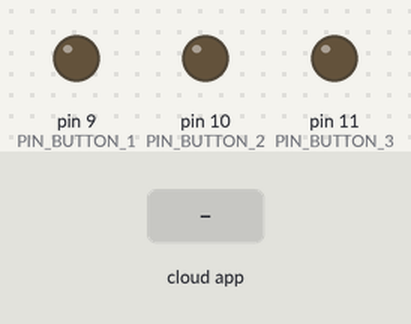
Bench run of a sketch on a simulated Arduino Mega 2560, built with avr-gcc and run on an emulated ATmega2560. Shown: output pins drawn as LEDs (lit = HIGH). The test bench sets the inputs (shaded band). The RemoteXY app is connected.

Above: at 1.2 s.
1.3 s: the phone or cloud app sets switch_1 to 1
At 2.1 s:
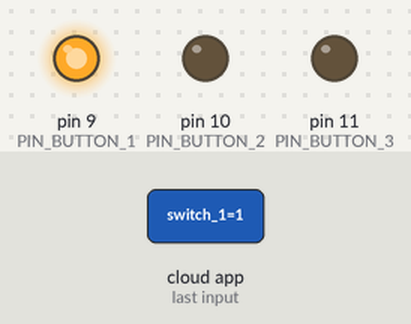
2.8 s: the phone or cloud app sets switch_2 to 1
At 3.7 s:
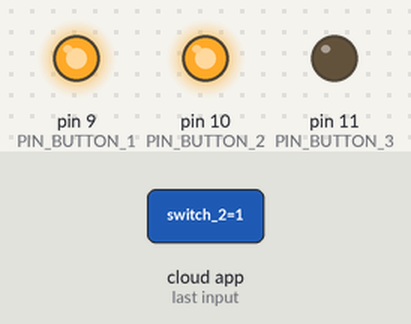
4.3 s: the phone or cloud app sets switch_3 to 1
At 5.4 s:
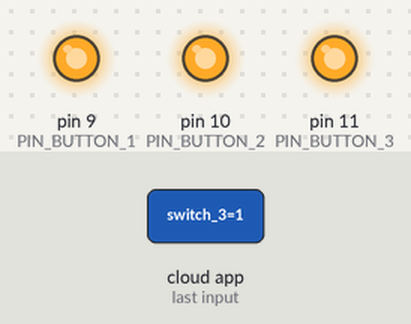
5.8 s: the phone or cloud app sets switch_1 to 0
At 6.3 s:
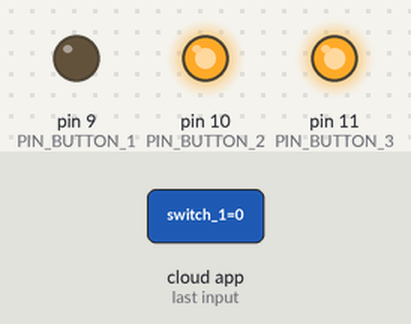
7.3 s: the phone or cloud app sets switch_2 to 0
At 7.9 s:
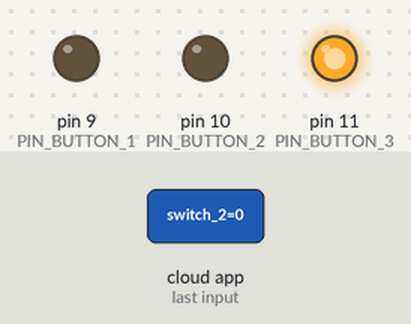
8.8 s: the phone or cloud app sets switch_3 to 0
At 9.7 s:
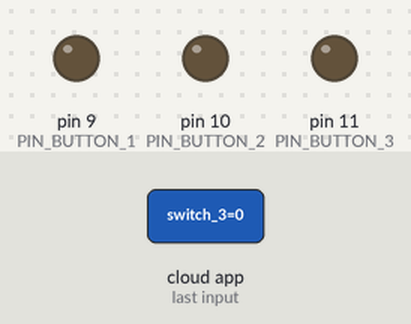
Timing chart, 0 to 11.3 s (numbered marks = the images above; inputs shaded):
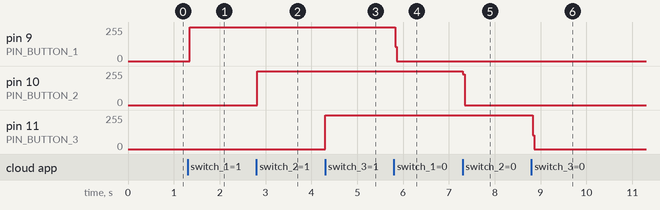

The sketch:

saka_devresi.ino
```cpp
// (licence header left out)
//////////////////////////////////////////////
//        RemoteXY include library          //
//////////////////////////////////////////////

// RemoteXY select connection mode and include library
#define REMOTEXY_MODE__ESP8266_HARDSERIAL_POINT

#include <RemoteXY.h>

// RemoteXY connection settings
#define REMOTEXY_SERIAL Serial1
#define REMOTEXY_SERIAL_SPEED 115200
#define REMOTEXY_WIFI_SSID "sakadevresi"
#define REMOTEXY_WIFI_PASSWORD "123456789"
#define REMOTEXY_SERVER_PORT 6377


// RemoteXY configurate
#pragma pack(push, 1)
uint8_t RemoteXY_CONF[] =
  { 255,6,0,0,0,84,0,11,13,0,
  1,0,28,10,12,12,2,31,88,0,
  2,0,55,11,22,11,2,26,31,31,
  79,78,0,79,70,70,0,1,0,29,
  27,12,12,2,31,88,0,2,0,55,
  26,22,11,2,26,31,31,79,78,0,
  79,70,70,0,1,0,30,43,12,12,
  2,31,88,0,2,0,55,43,22,11,
  2,26,31,31,79,78,0,79,70,70,
  0 };

// this structure defines all the variables and events of your control interface
struct {

    // input variables
  uint8_t button_1; // =1 if button pressed, else =0
  uint8_t switch_1; // =1 if switch ON and =0 if OFF
  uint8_t button_2; // =1 if button pressed, else =0
  uint8_t switch_2; // =1 if switch ON and =0 if OFF
  uint8_t button_3; // =1 if button pressed, else =0
  uint8_t switch_3; // =1 if switch ON and =0 if OFF

    // other variable
  uint8_t connect_flag;  // =1 if wire connected, else =0

} RemoteXY;
#pragma pack(pop)

/////////////////////////////////////////////
//           END RemoteXY include          //
/////////////////////////////////////////////

#define PIN_BUTTON_1 9
#define PIN_SWITCH_1 9
#define PIN_BUTTON_2 10
#define PIN_SWITCH_2 10
#define PIN_BUTTON_3 11
#define PIN_SWITCH_3 11


void setup()
{
  RemoteXY_Init ();

  pinMode (PIN_BUTTON_1, OUTPUT);
  pinMode (PIN_SWITCH_1, OUTPUT);
  pinMode (PIN_BUTTON_2, OUTPUT);
  pinMode (PIN_SWITCH_2, OUTPUT);
  pinMode (PIN_BUTTON_3, OUTPUT);
  pinMode (PIN_SWITCH_3, OUTPUT);

  // TODO you setup code

}

void loop()
{
  RemoteXY_Handler ();

  digitalWrite(PIN_BUTTON_1, (RemoteXY.button_1==0)?LOW:HIGH);
  digitalWrite(PIN_SWITCH_1, (RemoteXY.switch_1==0)?LOW:HIGH);
  digitalWrite(PIN_BUTTON_2, (RemoteXY.button_2==0)?LOW:HIGH);
  digitalWrite(PIN_SWITCH_2, (RemoteXY.switch_2==0)?LOW:HIGH);
  digitalWrite(PIN_BUTTON_3, (RemoteXY.button_3==0)?LOW:HIGH);
  digitalWrite(PIN_SWITCH_3, (RemoteXY.switch_3==0)?LOW:HIGH);

  // TODO you loop code
  // use the RemoteXY structure for data transfer
  // do not call delay()


}
```

Measured:
- after the input at 1.3 s, pin 9 (PIN_BUTTON_1): 0/255 → 254/255 at once
- after the input at 2.8 s, pin 10 (PIN_BUTTON_2): 0/255 → 254/255 at once
- after the input at 4.3 s, pin 11 (PIN_BUTTON_3): 0/255 → 255/255 at once
- after the input at 5.8 s, pin 9 (PIN_BUTTON_1): 254/255 → 0/255 at once
- after the input at 7.3 s, pin 10 (PIN_BUTTON_2): 254/255 → 0/255 at once
- after the input at 8.8 s, pin 11 (PIN_BUTTON_3): 255/255 → 0/255 at once
